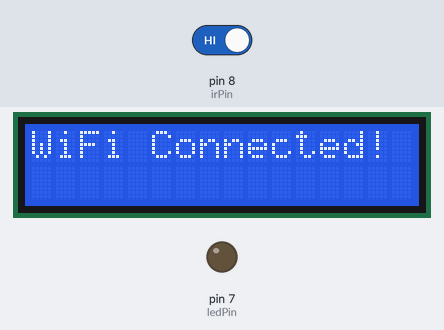
Bench run of a sketch on a simulated Arduino Uno, built with avr-gcc and run on an emulated ATmega328P. On the bench: 16×2 character LCD, output pins drawn as LEDs (lit = HIGH). The test bench sets the inputs (shaded band); at power-on: pin 8 (irPin) HIGH. WiFi joins after 1.5 s; servers stay silent unless stated; what the sketch prints to the serial monitor is not drawn.

Above: at 8.8 s.
8.9 s: pin 8 (irPin) driven LOW
At 10.0 s:
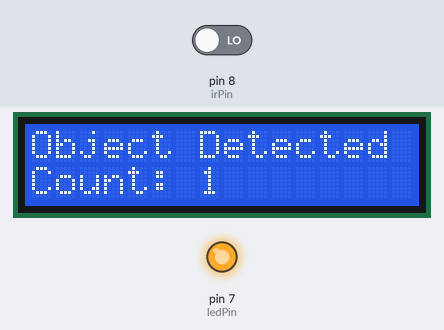
10.4 s: pin 8 (irPin) driven HIGH
At 11.4 s:
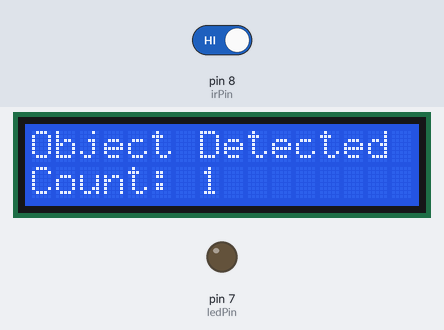
11.9 s: pin 8 (irPin) driven LOW
At 12.3 s:
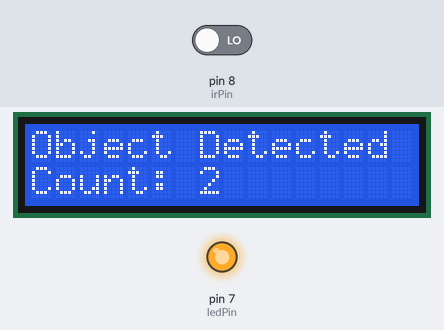
Timing chart, 0 to 14.9 s (numbered marks = the images above; inputs shaded):
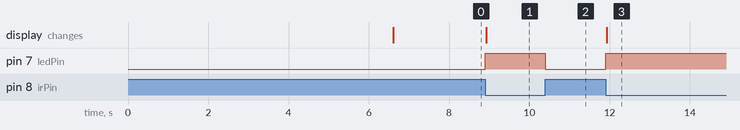

Measured:
- after the input at 8.9 s, pin 7 (ledPin): LOW → HIGH at once; the display: changes at once (image 1)
- after the input at 10.4 s, pin 7 (ledPin): HIGH → LOW at once
- after the input at 11.9 s, pin 7 (ledPin): LOW → HIGH at once; the display: changes at once (image 3)

The sketch:

main.ino
```cpp
#include <WiFiEsp.h>
#include <LiquidCrystal_I2C.h>
#include <Wire.h>
#include <ThingSpeak.h>
#include <SoftwareSerial.h>

// Setup serial communication with ESP8266 via D2 and D3
SoftwareSerial espSerial(2, 3); // RX, TX

// WiFi credentials
char ssid[] = "M97";
char pass[] = "10101010";

// ThingSpeak settings
unsigned long channelID = 2966182;
const char* writeAPIKey = "KQI3CL1K1IPSCGYO";

// Network client
WiFiEspClient client;

// LCD configuration (I2C address 0x27)
LiquidCrystal_I2C lcd(0x27, 16, 2);

// Pin configuration
int irPin = 8;        // IR sensor input pin
int ledPin = 7;       // LED output pin

// Variables
int motionCount = 0;
bool objectDetected = false;
unsigned long lastSendTime = 0;
unsigned long sendInterval = 15000; // 15 seconds interval for ThingSpeak

void setup() {
  pinMode(irPin, INPUT);
  pinMode(ledPin, OUTPUT);

  lcd.init();
  lcd.backlight();
  lcd.setCursor(0, 0);
  lcd.print("Booting...");

  Serial.begin(9600);
  espSerial.begin(9600);     // Start software serial for ESP
  WiFi.init(&espSerial);     // Initialize WiFi library

  if (WiFi.status() == WL_NO_SHIELD) {
    lcd.clear();
    lcd.print("No WiFi shield");
    while (true);
  }

  // Connect to WiFi network
  while (WiFi.status() != WL_CONNECTED) {
    lcd.clear();
    lcd.print("Connecting WiFi");
    WiFi.begin(ssid, pass);
    delay(5000);
  }

  lcd.clear();
  lcd.print("WiFi Connected!");
  delay(1000);

  ThingSpeak.begin(client);
}

void loop() {
  int motion = digitalRead(irPin);

  // Motion detected
  if (motion == LOW && !objectDetected) {
    objectDetected = true;
    motionCount++;

    digitalWrite(ledPin, HIGH);

    lcd.clear();
    lcd.setCursor(0, 0);
    lcd.print("Object Detected");
    lcd.setCursor(0, 1);
    lcd.print("Count: ");
    lcd.print(motionCount);

    Serial.print("Detected! Count = ");
    Serial.println(motionCount);

    if (millis() - lastSendTime > sendInterval) {
      int statusCode = ThingSpeak.writeField(channelID, 1, motionCount, writeAPIKey);
      if (statusCode == 200) {
        Serial.println("Sent to ThingSpeak");
      } else {
        Serial.print("Failed. Status: ");
        Serial.println(statusCode);
      }
      lastSendTime = millis();
    }

    delay(1000); // Avoid rapid multiple counts
  }

  // Reset when object no longer present
  if (motion == HIGH && objectDetected) {
    objectDetected = false;
    digitalWrite(ledPin, LOW);
  }
}
```
